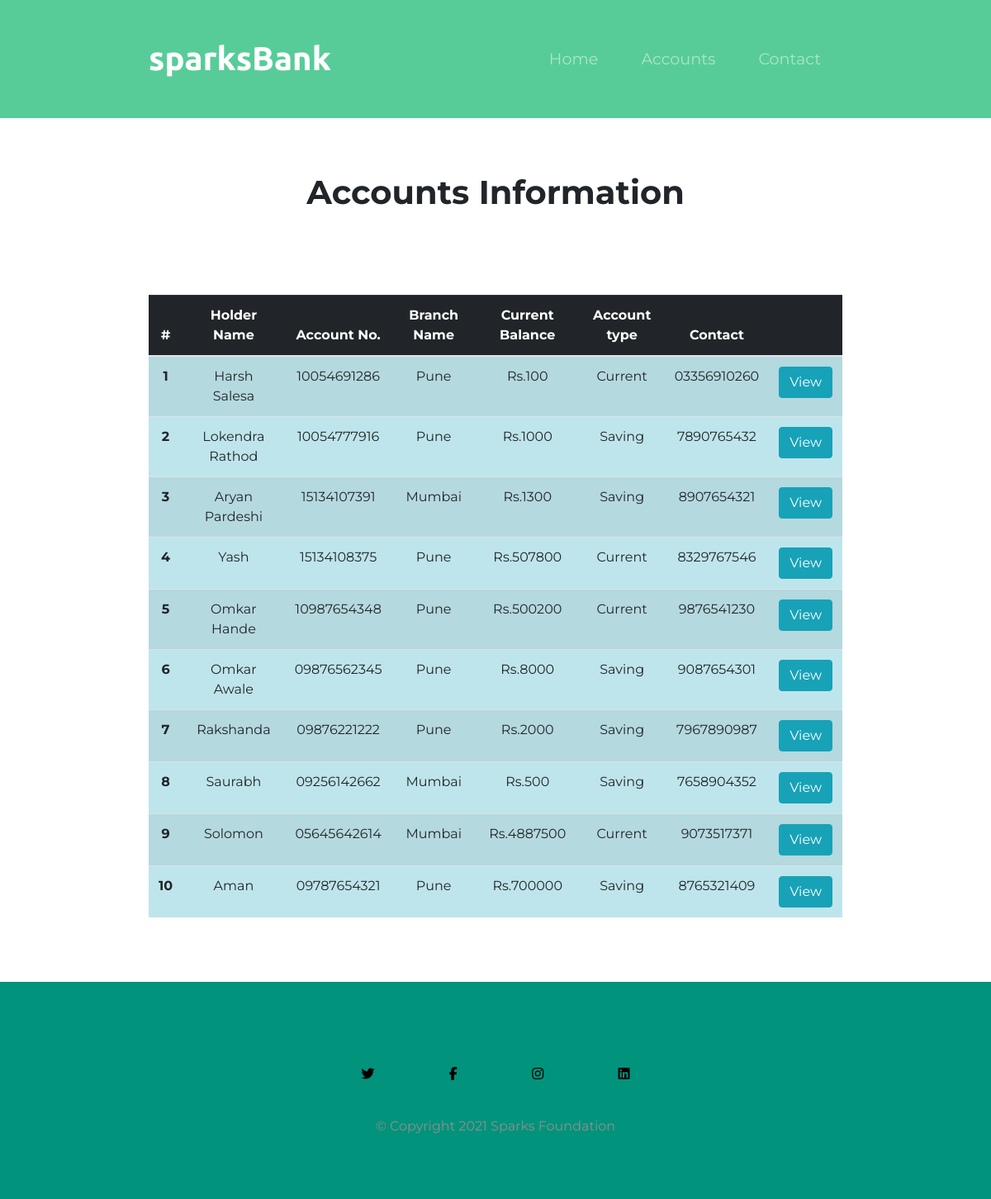
The page /cindex.php on the database its author committed.
### tables this page shows
CREATE TABLE `useraccounts` (
  `id` int(11) NOT NULL,
  `name` varchar(111) NOT NULL,
  `balance` varchar(111) NOT NULL,
  `number` varchar(111) NOT NULL,
  `address` varchar(111) NOT NULL,
  `accountNo` varchar(111) NOT NULL,
  `branch` varchar(111) NOT NULL,
  `accountType` varchar(111) NOT NULL,
  `date` timestamp NOT NULL DEFAULT current_timestamp()
);

CREATE TABLE `branch` (
  `branchId` int(11) NOT NULL,
  `branchNo` varchar(111) NOT NULL,
  `branchName` varchar(111) NOT NULL
);

### cindex.php (the view, shortened to what this page needs)
<?php
$con = new mysqli('localhost','root','','spark_bank');
?>
<?php include 'header.php' ?>
</section>
   <h1>Accounts Information</h1>
<section id="title">
  <div class="container-fluid">
  <tbody>
    <table class="table table-info table-striped">
     <thead class="table-dark">
       <tr>
         <th scope="col">#</th>
         <th scope="col">Holder Name</th>
         <th scope="col">Account No.</th>
         <th scope="col">Branch Name</th>
         <th scope="col">Current Balance</th>
         <th scope="col">Account type</th>
         <th scope="col">Contact</th>
         <th scope="col"></th>
       </tr>
     </thead>
     <tbody>
       <?php
         $i=0;
          $array = $con->query("select * from useraccounts,branch where useraccounts.branch = branch.branchId");
         if ($array->num_rows > 0)
         {
           while ($row = $array->fetch_assoc())
           {$i++;
       ?>
         <tr>
           <th scope="row"><?php echo $i ?></th>
           <td><strong><?php echo $row['name'] ?></strong></td>
           <td><strong><?php echo $row['accountNo'] ?></strong></td>
           <td><strong><?php echo $row['branchName'] ?></strong></td>
           <td><strong>Rs.<?php echo $row['balance'] ?></strong></td>
           <td><strong><?php echo $row['accountType'] ?></strong></td>
           <td><strong><?php echo $row['number'] ?></strong></td>
           <td>
             <a class="btn btn-info" role="button" href="show.php?id=<?php echo $row['id'] ?>"  data-toggle='tooltip' title="View More info">View</a>
           </td>
         </tr>
       <?php
           }
         }
        ?>
     </tbody>
   </table>
</div>
<footer>
<?php include "footer.php";?>
    </footer>
</body>
</html>

### header.php (shortened to what this page needs)
<!DOCTYPE html>
<html lang="en">
  <head>
    <link rel="stylesheet" href="https://maxcdn.bootstrapcdn.com/bootstrap/4.0.0/css/bootstrap.min.css">
    <link rel="stylesheet" href="css/abc.css">
  </head>
  <body>
    <section class="colored-section" id="title">
      <div class="container-fluid">
        <nav class="navbar navbar-dark navbar-expand-md">
          <a  class="navbar-brand" href="#">sparksBank</a>
          <div class="collapse navbar-collapse" id="navbarTogglerDemo02">
            <ul class="navbar-nav ml-auto">
              <li class="nav-item">
                <a class="nav-link" href="index.php">Home</a>
              </li>
              <li class="nav-item">
                <a class="nav-link" href="cindex.php">Accounts</a>
              </li>
              <li class="nav-item">
                <a class="nav-link" href="#footer">Contact</a>
              </li>
            </ul>
          </div>
        </nav>

### footer.php
<footer class="white-section" id="footer">
  <a href="https://twitter.com/tsfsingapore" class="fab fa-twitter f-button" target="_blank"></a>
   <a href="https://www.facebook.com/thesparksfoundation.info" class="fab fa-facebook-f f-button" target="_blank"></a>
  <a href="https://www.instagram.com/thesparksfoundation.info/" class="fab fa-instagram f-button" target="_blank"></a>
   <a href="https://www.linkedin.com/company/the-sparks-foundation/" class="fab fa-linkedin f-button" target="_blank"></a>
  <p>© Copyright 2021 Sparks Foundation</p>
</footer>

### css/abc.css (style rules this page uses)
body { font-family: "Montserrat", sans-serif; line-height: 1.5; font-weight: 100; text-align: center; }
.container-fluid { padding: 7% 14%; }
h1, h2, h4, h5, h6 { font-family: "Montserrat", sans-serif; font-weight: bold; margin-top: 10px; line-height:4; }
p { color: #8f8f8f; font-weight: 400; }
table { position:relative; }
.white-section { background-color: #fff; tect-decoration:none; }
.colored-section { background-color: #57CC99; color: #fff; }
.navbar { padding: 0 0 4.5rem; }
.navbar-brand { font-family: "Ubuntu"; font-size: 2.5em; font-weight: bold; }
.nav-item { padding: 0 18px; }
.nav-link { font-family: "Montserrat", sans-serif; font-size: 1.2rem; font-weight: 400; }
#title { font-weight: "Montserrat"; text-align: left; }
#title .container-fluid { padding: 3% 15% 1%; }
#footer { margin-top: 50px; padding: 2% 14%; background-color:#01937C; }
.f-button { margin: 5% 1.5%; }
#title { text-align: center; }
.navbar { padding-bottom: 3%; }
#footer { padding: 5% 14%; }
.f-button { margin: 5% 5%; }
.f-button { color:black; }

### rows shown on the page
useraccounts: name "Harsh Salesa", accountNo "10054691286", branch.branchName "Pune", balance "100", accountType "Current", number "03356910260"
useraccounts: name "Lokendra Rathod", accountNo "10054777916", branch.branchName "Pune", balance "1000", accountType "Saving", number "7890765432"
useraccounts: name "Aryan Pardeshi", accountNo "15134107391", branch.branchName "Mumbai", balance "1300", accountType "Saving", number "8907654321"
useraccounts: name "Yash", accountNo "15134108375", branch.branchName "Pune", balance "507800", accountType "Current", number "8329767546"
useraccounts: name "Omkar Hande", accountNo "10987654348", branch.branchName "Pune", balance "500200", accountType "Current", number "9876541230"
useraccounts: name "Omkar Awale", accountNo "09876562345", branch.branchName "Pune", balance "8000", accountType "Saving", number "9087654301"
useraccounts: name "Rakshanda", accountNo "09876221222", branch.branchName "Pune", balance "2000", accountType "Saving", number "7967890987"
useraccounts: name "Saurabh", accountNo "09256142662", branch.branchName "Mumbai", balance "500", accountType "Saving", number "7658904352"
useraccounts: name "Solomon", accountNo "05645642614", branch.branchName "Mumbai", balance "4887500", accountType "Current", number "9073517371"
useraccounts: name "Aman", accountNo "09787654321", branch.branchName "Pune", balance "700000", accountType "Saving", number "8765321409"
